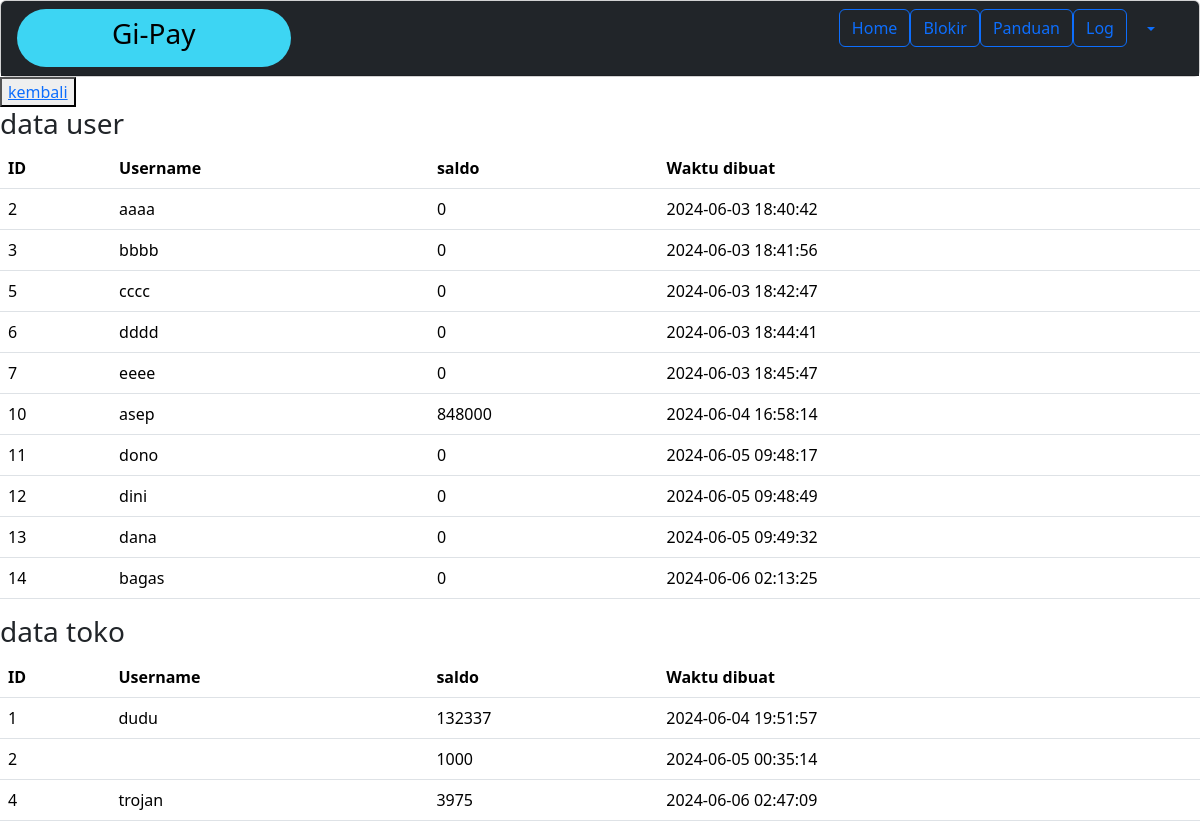
The app's page /admin/detaill.php with its own data.
### tables this page shows
CREATE TABLE `user` (
  `id` int(100) NOT NULL,
  `uname` varchar(50) NOT NULL,
  `password` varchar(100) NOT NULL,
  `nama_lengkap` varchar(100) NOT NULL,
  `nomor_hp` varchar(20) NOT NULL,
  `email` varchar(100) NOT NULL,
  `saldo` bigint(20) NOT NULL,
  `waktu` datetime NOT NULL DEFAULT current_timestamp(),
  `status` tinyint(1) NOT NULL DEFAULT 0
);

CREATE TABLE `toko` (
  `id` int(100) NOT NULL,
  `uname` varchar(100) NOT NULL,
  `password` varchar(100) NOT NULL,
  `nama_lengkap` varchar(100) NOT NULL,
  `nama_toko` varchar(100) NOT NULL,
  `alamat_toko` varchar(200) NOT NULL,
  `nomor_hp` varchar(20) NOT NULL,
  `email` varchar(100) NOT NULL,
  `saldo` bigint(20) NOT NULL,
  `waktu` datetime NOT NULL DEFAULT current_timestamp()
);

### admin/detaill.php (the view, shortened to what this page needs)
<?php
include 'header.php';
include '../config.php';
$sql = "SELECT * FROM user";
$result1 = $koneksi->query($sql);
$sql = "SELECT * FROM toko";
$result2 = $koneksi->query($sql);
?>
<!DOCTYPE html>
<html lang="en">
<head>
</head>
<body>
    <main>
        <button ><a href='index.php'>kembali</a></button>
        <h3>data user</h3>
        <table class="table"
            <thead>
                <tr>
                    <th>ID </th>
                    <th>Username</th>
                    <th>saldo</th>
                    <th>Waktu dibuat</th>
                </tr>
            <tbody>
                <?php
                    while($histori = mysqli_fetch_array($result1)){
                    echo "<tr>";
                    echo "<td>".$histori['id']."</td>";
                    echo "<td>".$histori['uname']."</td>";
                    echo "<td>".$histori['saldo']."</td>";
                    echo "<td>".$histori['waktu']."</td>";
                    echo "</tr>";
                    }
                ?>
            </tbody>
        </table>
        <h3>data toko</h3>
        <table class="table">
            <thead>
                <tr>
                    <th>ID </th>
                    <th>Username</th>
                    <th>saldo</th>
                    <th>Waktu dibuat</th>
                </tr>
            </thead>
            <tbody>
                <?php
                    while($histori = mysqli_fetch_array($result2)){
                    echo "<tr>";
                    echo "<td>".$histori['id']."</td>";
                    echo "<td>".$histori['uname']."</td>";
                    echo "<td>".$histori['saldo']."</td>";
                    echo "<td>".$histori['waktu']."</td>";
                    echo "</tr>";
                    }
                ?>
             </tbody>
        </table>
    </main>
</body>
</html>

### records on screen
user: id "2", uname "aaaa", saldo "0", waktu "2024-06-03 18:40:42"
user: id "3", uname "bbbb", saldo "0", waktu "2024-06-03 18:41:56"
user: id "5", uname "cccc", saldo "0", waktu "2024-06-03 18:42:47"
user: id "6", uname "dddd", saldo "0", waktu "2024-06-03 18:44:41"
user: id "7", uname "eeee", saldo "0", waktu "2024-06-03 18:45:47"
user: id "10", uname "asep", saldo "848000", waktu "2024-06-04 16:58:14"
user: id "11", uname "dono", saldo "0", waktu "2024-06-05 09:48:17"
user: id "12", uname "dini", saldo "0", waktu "2024-06-05 09:48:49"
user: id "13", uname "dana", saldo "0", waktu "2024-06-05 09:49:32"
user: id "14", uname "bagas", saldo "0", waktu "2024-06-06 02:13:25"
toko: id "1", uname "dudu", saldo "132337", waktu "2024-06-04 19:51:57"
toko: id "2", saldo "1000", waktu "2024-06-05 00:35:14"
toko: id "4", uname "trojan", saldo "3975", waktu "2024-06-06 02:47:09"
